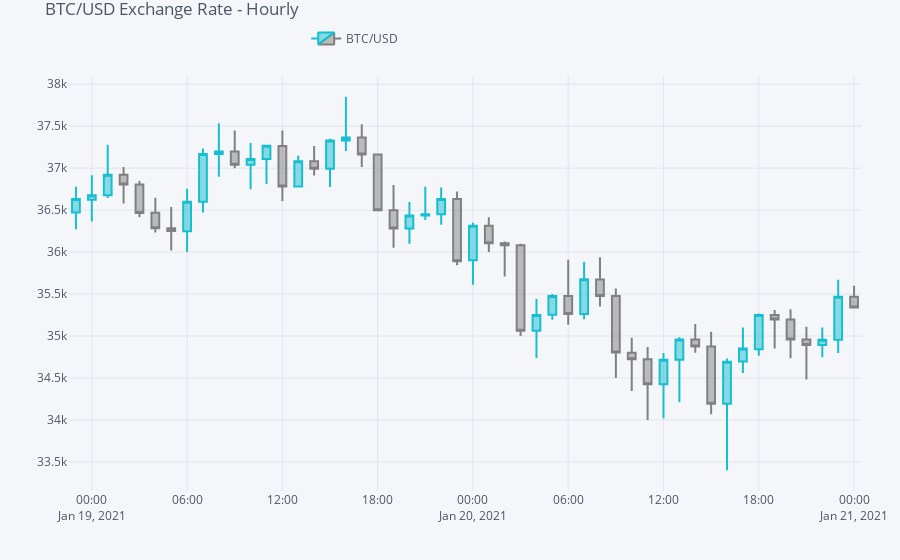

Source (notebook cell):
### Code cell
plyo.iplot(
    qf_hourly.iplot(asFigure=True),
    #image='png',
    #filename='btc_01'
)
